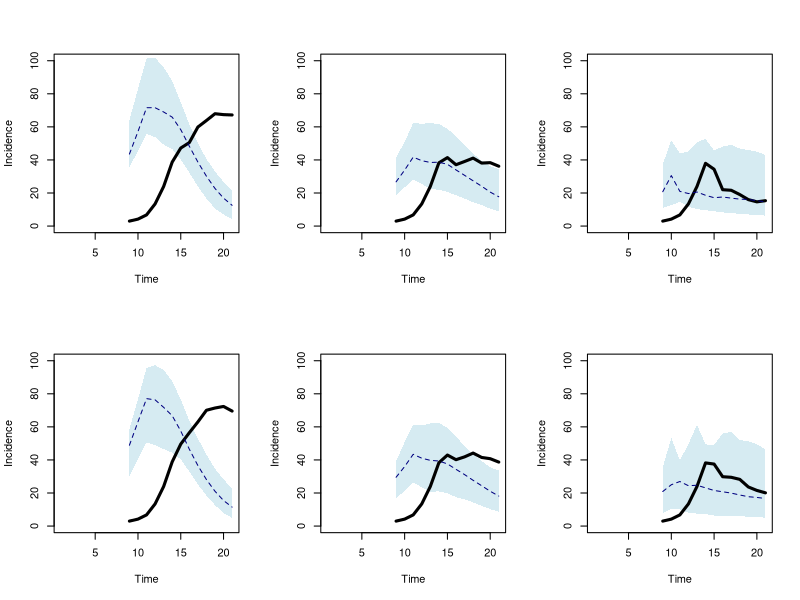
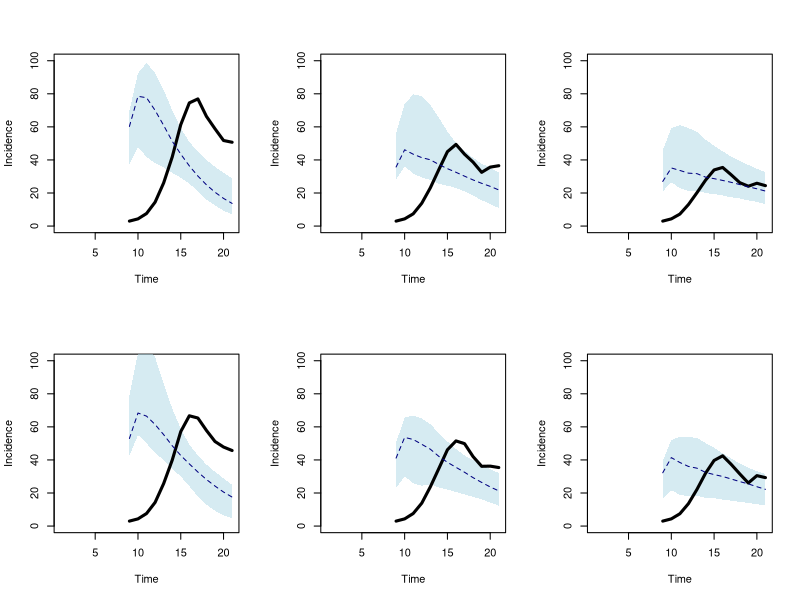
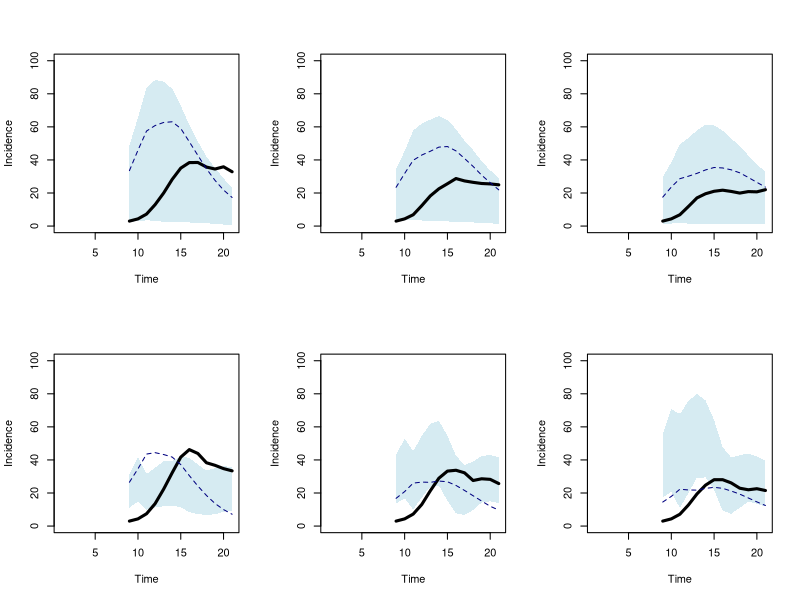
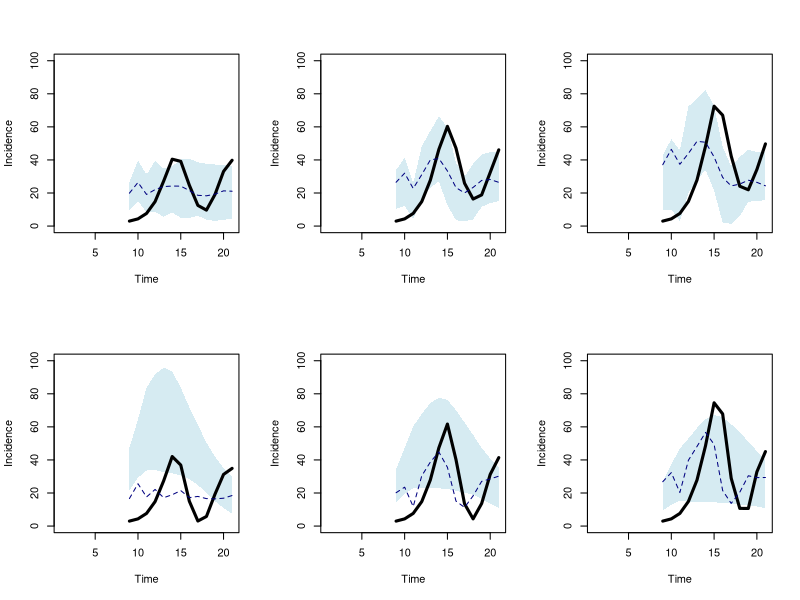
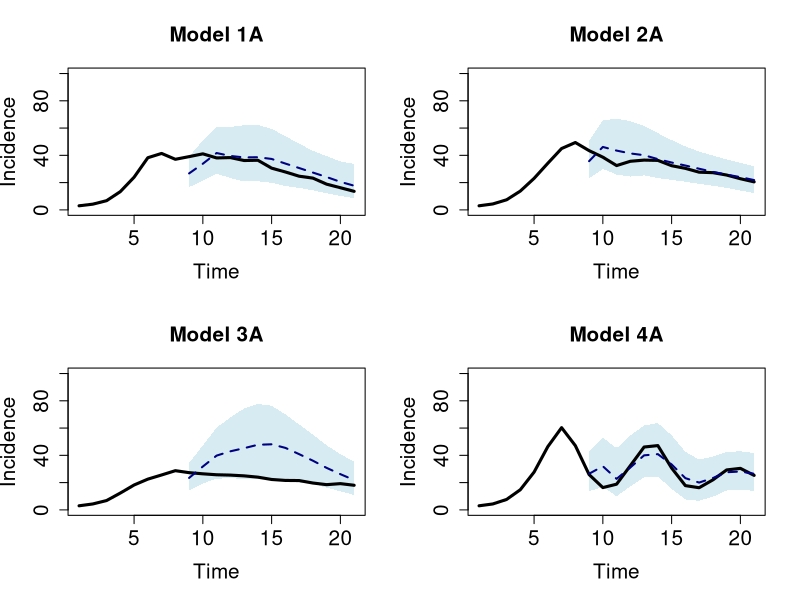

Source code (R) for these figures, in order:
# Figure 4

tmin_f <- 9
tmax_f <- 20

fc_curves <- read.table("output/forecasted_curves.txt", sep = ",", fill = T)
names(fc_curves) <- c("time", "median", "lower", "upper", "pop", "mod_gen", "scen", "mod_fit")
head(fc_curves)

# Only need to keep curves where true model was fit
fc_curves <- fc_curves[which(fc_curves$mod_gen == fc_curves$mod_fit),]

true_bc_curves <- read.table("data/true_curves.txt", sep = ",")
names(true_bc_curves) <- c("pop", "model", "scen", "deg", paste("t", 1:31, sep = ""))
head(true_bc_curves)

agg_bc_curves <- aggregate(true_bc_curves[,5:35], 
                           list(true_bc_curves$model,
                                true_bc_curves$scen), mean)

names(agg_bc_curves)[names(agg_bc_curves) == "Group.2"] <- "scen"

# Convert data to wide format

medians <- reshape(fc_curves[,c(1,2,5:8)], 
                   idvar = c("pop","mod_gen","scen","mod_fit"), 
                   direction = "wide")

lowers <- reshape(fc_curves[,c(1,3,5:8)], 
                  idvar = c("pop","mod_gen","scen","mod_fit"), 
                  direction = "wide")

uppers <- reshape(fc_curves[,c(1,4,5:8)], 
                  idvar = c("pop","mod_gen","scen","mod_fit"), 
                  direction = "wide")

# Obtain mean curve HPDs and merge with true curves

agg_medians <- aggregate(medians[,5:17], list(medians$mod_gen, medians$mod_fit, medians$scen), mean)
names(agg_medians)[names(agg_medians) == "Group.3"] <- "scen"
agg_medians <- merge(agg_medians, agg_bc_curves, by = c("Group.1", "scen"))

agg_lowers <- aggregate(lowers[,5:17], list(lowers$mod_gen, lowers$mod_fit, lowers$scen), mean)

agg_uppers <- aggregate(uppers[,5:17], list(uppers$mod_gen, uppers$mod_fit, uppers$scen), mean)

# Plot curves for every simulation scenario
par(mfrow = c(2,3))
for(i in 1:nrow(agg_medians)) {
  plot(1:(tmax_f+1), agg_medians[i,17:37], type = "l",
       xlab = "Time", ylab = "Incidence",
       main = agg_uppers[i,"scen"], col = "white", ylim = c(0,100))
  polygon(c(tmin_f:(tmax_f+1), (tmax_f+1):tmin_f),
          c(agg_lowers[i,4:16], rev(agg_uppers[i,4:16])),
          col = adjustcolor('lightblue',alpha.f=0.5), lty = 0)
  lines(tmin_f:(tmax_f+1), agg_medians[i,17:29], lwd = 3)
  lines(tmin_f:(tmax_f+1), agg_medians[i,4:16], lty = 2, col = "navy")
}


par(mfrow = c(2,2))
#Model 1A, medium BC
plot(1:(tmax_f+1), agg_medians[which(agg_medians$Group.1 == "mod1a" & agg_medians$scen == "a22b2d65h40"),17:37], type = "l",
     xlab = "Time", ylab = "Incidence", ylim = c(0,100),
     main = "Model 1A", col = "white", cex.lab=1.5, cex.axis=1.5, cex.main=1.5, cex.sub=1.5)
polygon(c(tmin_f:(tmax_f+1), (tmax_f+1):tmin_f),
        c(agg_lowers[which(agg_lowers$Group.1 == "mod1a" & agg_lowers$Group.3 == "a22b2d65h40"),4:16], rev(agg_uppers[which(agg_uppers$Group.1 == "mod1a" & agg_uppers$Group.3 == "a22b2d65h40"),4:16])),
        col = adjustcolor('lightblue',alpha.f=0.5), lty = 0)
lines(1:(tmax_f+1), agg_medians[which(agg_medians$Group.1 == "mod1a" & agg_medians$scen == "a22b2d65h40"),17:37], lwd = 3)
lines(tmin_f:(tmax_f+1), agg_medians[which(agg_medians$Group.1 == "mod1a" & agg_medians$scen == "a22b2d65h40"),4:16], lty = 2, lwd = 2, col = "navy")

#Model 2A, medium BC
plot(1:(tmax_f+1), agg_medians[which(agg_medians$Group.1 == "mod2a" & agg_medians$scen == "a24b2d01"),17:37], type = "l",
     xlab = "Time", ylab = "Incidence", ylim = c(0,100),
     main = "Model 2A", col = "white", cex.lab=1.5, cex.axis=1.5, cex.main=1.5, cex.sub=1.5)
polygon(c(tmin_f:(tmax_f+1), (tmax_f+1):tmin_f),
        c(agg_lowers[which(agg_lowers$Group.1 == "mod2a" & agg_lowers$Group.3 == "a24b2d01"),4:16], rev(agg_uppers[which(agg_uppers$Group.1 == "mod2a" & agg_uppers$Group.3 == "a24b2d01"),4:16])),
        col = adjustcolor('lightblue',alpha.f=0.5), lty = 0)
lines(1:(tmax_f+1), agg_medians[which(agg_medians$Group.1 == "mod2a" & agg_medians$scen == "a24b2d01"),17:37], lwd = 3)
lines(tmin_f:(tmax_f+1), agg_medians[which(agg_medians$Group.1 == "mod2a" & agg_medians$scen == "a24b2d01"),4:16], lty = 2, lwd = 2, col = "navy")

#Model 3A, medium BC
plot(1:(tmax_f+1), agg_medians[which(agg_medians$Group.1 == "mod3a" & agg_medians$scen == "a24b2d80d03"),17:37], type = "l",
     xlab = "Time", ylab = "Incidence", ylim = c(0,100),
     main = "Model 3A", col = "white", cex.lab=1.5, cex.axis=1.5, cex.main=1.5, cex.sub=1.5)
polygon(c(tmin_f:(tmax_f+1), (tmax_f+1):tmin_f),
        c(agg_lowers[which(agg_lowers$Group.1 == "mod3a" & agg_lowers$Group.3 == "a24b2d80d03"),4:16], rev(agg_uppers[which(agg_uppers$Group.1 == "mod3a" & agg_uppers$Group.3 == "a24b2d80d03"),4:16])),
        col = adjustcolor('lightblue',alpha.f=0.5), lty = 0)
lines(1:(tmax_f+1), agg_medians[which(agg_medians$Group.1 == "mod3a" & agg_medians$scen == "a24b2d80d03"),17:37], lwd = 3)
lines(tmin_f:(tmax_f+1), agg_medians[which(agg_medians$Group.1 == "mod3a" & agg_medians$scen == "a24b2d80d03"),4:16], lty = 2, lwd = 2, col = "navy")

#Model 4A, medium BC
plot(1:(tmax_f+1), agg_medians[which(agg_medians$Group.1 == "mod4a" & agg_medians$scen == "a24b2d3d075"),17:37], type = "l",
     xlab = "Time", ylab = "Incidence", ylim = c(0,100),
     main = "Model 4A", col = "white", cex.lab=1.5, cex.axis=1.5, cex.main=1.5, cex.sub=1.5)
polygon(c(tmin_f:(tmax_f+1), (tmax_f+1):tmin_f),
        c(agg_lowers[which(agg_lowers$Group.1 == "mod4a" & agg_lowers$Group.3 == "a24b2d3d075"),4:16], rev(agg_uppers[which(agg_uppers$Group.1 == "mod4a" & agg_uppers$Group.3 == "a24b2d3d075"),4:16])),
        col = adjustcolor('lightblue',alpha.f=0.5), lty = 0)
lines(1:(tmax_f+1), agg_medians[which(agg_medians$Group.1 == "mod4a" & agg_medians$scen == "a24b2d3d075"),17:37], lwd = 3)
lines(tmin_f:(tmax_f+1), agg_medians[which(agg_medians$Group.1 == "mod4a" & agg_medians$scen == "a24b2d3d075"),4:16], lty = 2, lwd = 2, col = "navy")

